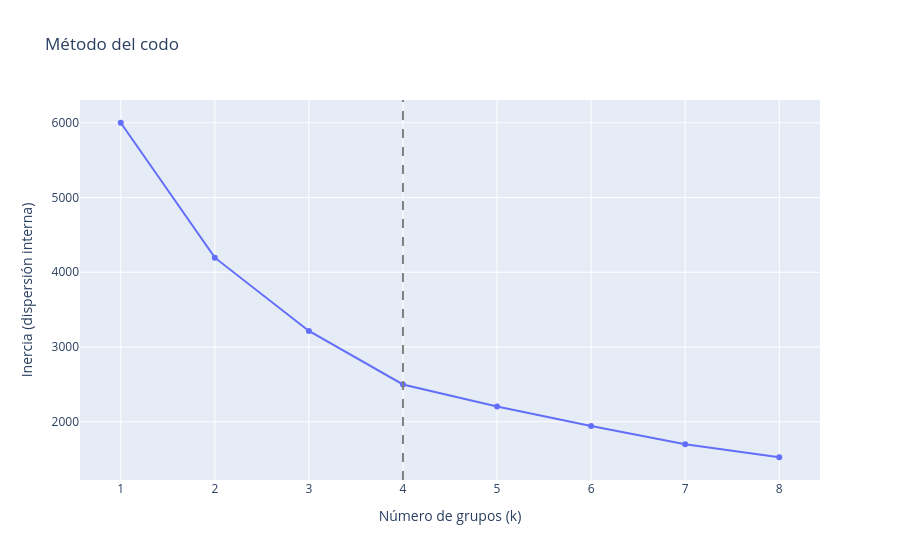

Write notebook code for a chart like this one.
### Code cell
fig = px.line(x=list(Ks), y=inercia, markers=True,
              labels={'x': 'Número de grupos (k)', 'y': 'Inercia (dispersión interna)'},
              title='Método del codo')
if codo:
    fig.add_vline(x=codo, line_dash='dash', line_color='gray')
fig.show()

### Figure 1 — Plotly figure (JSON) as saved in the notebook; plotly's stock layout.template omitted (floating-point values rounded to 4 significant figures)
{"data": [{"hovertemplate": "Número de grupos (k)=%{x}<br>Inercia (dispersión interna)=%{y}<extra></extra>", "legendgroup": "", "line": {"color": "#636efa", "dash": "solid"}, "marker": {"symbol": "circle"}, "mode": "lines+markers", "name": "", "orientation": "v", "showlegend": false, "type": "scatter", "x": [1, 2, 3, 4, 5, 6, 7, 8], "xaxis": "x", "y": [6000.0, 4195.0, 3214.0, 2499.0, 2203.0, 1943.0, 1700.0, 1525.0], "yaxis": "y"}], "layout": {"legend": {"tracegroupgap": 0}, "shapes": [{"line": {"color": "gray", "dash": "dash"}, "type": "line", "x0": 4, "x1": 4, "xref": "x", "y0": 0, "y1": 1, "yref": "y domain"}], "title": {"text": "Método del codo"}, "xaxis": {"anchor": "y", "domain": [0.0, 1.0], "title": {"text": "Número de grupos (k)"}}, "yaxis": {"anchor": "x", "domain": [0.0, 1.0], "title": {"text": "Inercia (dispersión interna)"}}}}
